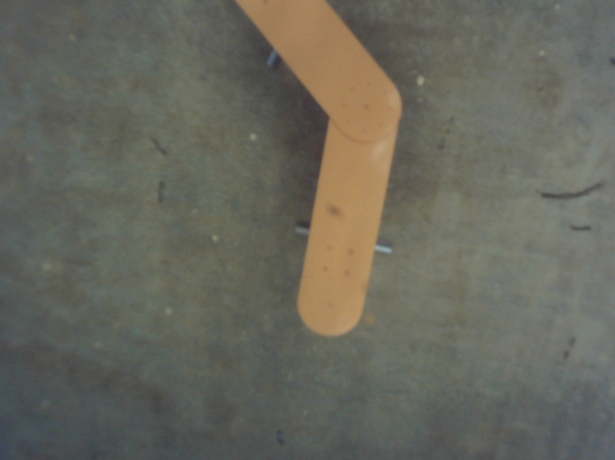
#> input picture path_following/scripts/data/path_bendy_almost_full.png, 1230 x 920 px (shown at 1/2 size)
$ python -i feature_detection.py   (imports and definitions only)
#> lines starting #> are read from the running program, lines starting #| are printed output that depends on the picture
#!/usr/bin/env python

import numpy as np
import math
from collections import defaultdict
import cv2
import copy
from timeit import default_timer as timer

import icp

"""@package feature_detection
Object detection module using various feature detection algorithms.

Methods in this module use various pre-processing, processing, and filtering algorithms
to be able to detect more abstractly shaped objects e.g. gates, poles, sticks, etc.,
that may be difficult to detect using neural network based object detection methods.

By BenG @ Vortex NTNU, 2022
"""


class ImageFeatureProcessing(object):
    """Methods for processing of (matrix-like) image data.
    The methods here serve a variety of purposes such as colour filtering, binary data processing, and contour extraction.
    Needs instantiation with a (matrix) shape of the image that going to be manipulated.

    Params:
        image_shape (array-like [3]): Shape of the relevant image - height, width, channels.

    Attributes:
        image_shape (array-like [3]): Same as in the parameters. Is passed down to sub-classes.

    Methods:
        hsv_processor:              Takes a raw image and applies Hue-Saturation-Value filtering
        noise_removal_processor:    Applies various noise removal and morphism algorithms.
        contour_filtering:          Filters contours according to contour hierarchy and area.
        contour_processing:         Finds contours in a pre-processed image and filters them.
    """
    # [380 lines left out: functions __init__, hsv_processor, noise_removal_processor, contour_filtering, contour_variance_filtering, biggest_contour_inds and 1 more, not called in this run]


class PointsProcessing(object):
    """Methods for processing, filtering, fitting, and otherwise manipulating of 2D point-type data.
    The main purpose of this class is to provide point-based detection and classification algorithms for a 2D environment.

    Params:
        len_of_integral_binary_resetter (uint8)             : {default=5} Number of steps in the binary integral reference point resetter.
        icp_ref_points                  (A[N][2, uint16])   : {default=[[449, 341], [845, 496], [690, 331]]} Initial reference points for the point fitting algorithm.

    Attributes:
        points_processing_image_shape   (array-like [3])                            : Shape of the image to be drawn with point visualization - height, width, channels.
        integral_diff_values_arr        (A[len_of_integral_binary_resetter, uint16]): List of delta distances between delta times used for the binary integral resetter.
        integral_diff_values_arr_len    (uint8)                                     : Member variable copy of the 'len_of_integral_binary_resetter' parameter.
        prev_closest_points             (A[len(icp_ref_points)][2, uint8])          : List of closest points from the previous timestep with length N according to how many reference points there are.
        prev_closest_points_dsts        (A[len(icp_ref_points)][float16])           : List of closest point distances from the previous timestep.
        ref_points_icp_fitting_base     (A[N][2, uint16])                           : Member variable copy of the 'icp_ref_points' parameter. This variable stays static for the duration of the runtime.
                                                                                      Is used as a fallback reference using the binary integral resetter.
        ref_points_icp_fitting          (A[N][2, uint16])                           : Dynamic reference points list. Used as argument in the ICP, recursively iterated using the I2RCP.

    Methods:
        icp_fitting                 : Applies iterative closest points (ICP) algorithm given a set of N reference points and a set of M points to be fitted, where N<=M.
        point_distances             : Finds distances from every point in array A to every point in array B.
        euclidian_closest_point     : (ECD) Brute-force algorithm to find the closest point and its euclidian distance for every point in array A in comparison to every point in array B.
        duplicate_point_filter      : (DPF) Finds if there are multiple points in set A that have the same point in set B as their closest points.
                                      The point 'a' with the smallest distance will be left with their actual closest point, whilst the other(s) will have their previous closest point(s).
        point_thresholding          : Binary Integral Derivative (BID) controller. Checks for point position deltas - if delta is too huge, point will take its previous step value.
                                      Gathers integral sum of position deltas over N previous steps - if the sum delta is too huge, resets the initial reference points.
        reference_points_iteration  : Iterates the reference points array with new values.
        fitted_point_filtering      : (FPF) Wrapper function for ECD, DPF, and BID. Delays the closest points and distances by one step.
        i2rcp                       : Intra-Iterative Recursive Closest Point (I2RCP) - an algorithm for optimal point fitting using ICP as the base, but also applying ECD, DPF, and BID serially.
                                      The algorithm: I2RCP := ICP -> ECD -> DPF -> BID -> ref. pts. iteration -> delay (z^-1) -> loop (ICP)
        points_processing_reset     : Resets the current reference points to the base (initial) reference points.
    """
    # [332 lines left out: functions __init__, icp_fitting, point_distances, euclidian_closest_point, duplicate_point_filter, point_thresholding and 4 more, not called in this run]


class ShapeProcessing(object):
    """Processing of 2D shapes and contours in the form of array-like objects.

    Methods:
        shape_fitting           : Fit least area rectangles onto contours.
        line_fitting            : Fit lines onto countours through their centers going alongside moment direction.
        corner_detection        : Fit corners onto a line fitted image with blank background.
        get_contour_from_rect   : Reshape a rectangle which is defined by 4 corners into a contour.
        does_ctr_contain_point  : Check if a point is contained within the boundaries of a contour.
        get_relevant_rects      : Return rectangles which have at least one point from the parameter array within their boundaries.
        get_all_points_in_rects : Return all of the point coordinates within boundaries of rectangles. Can return element-wise decimated coordinate array.
        rect_filtering          : Return pixel values of contained within the rectangles which encompass at least one of the points in the parameter point array.
    """
    def __init__(self, *args, **kwargs):
        self.shape_processing_image_shape = (720, 1280, 4)
        super(ShapeProcessing, self).__init__(*args, **kwargs)

    # [145 lines left out: functions shape_fitting, line_fitting, not called in this run]

    def corner_detection(self, line_fitted_img):
        """Fit corners onto a line fitted image with blank background.

        Params:
            line_fitted_img (cv::Mat): A 2D matrix with drawn lines in a distinct colour and zeroed background.

        Returns:
            blank_image_corners (cv::Mat)           : A 2D matrix with fitted corners and blank background.
            corner_point_arr    (A[N][2, uint32])   : An array of 2D points in the image that mark the coordinates of the corners.
        """
        line_fitted_img_cp = copy.deepcopy(line_fitted_img)
        # blur_line_fitted_img = cv2.GaussianBlur(line_fitted_img_cp, (5, 19), 5.2)

        blank_image = np.zeros(
            shape=[self.img_height, self.img_width, self.img_channels], dtype=np.uint8
        )
        blank_image_corners = np.zeros(
            shape=[self.img_height, self.img_width, self.img_channels], dtype=np.uint8
        )

        gray = cv2.cvtColor(line_fitted_img_cp, cv2.COLOR_BGR2GRAY)
        gray = np.float32(gray)
        dst = cv2.cornerHarris(gray, 13, 19, 0.04)

        # result is dilated for marking the corners, not important
        dst = cv2.dilate(dst, None)

        # Threshold for an optimal value, it may vary depending on the image.
        blank_image[dst > 0.00001 * dst.max()] = [0, 0, 255, 0]
        blank_image = cv2.cvtColor(blank_image, cv2.COLOR_BGR2GRAY)

        contours, hierarchy = cv2.findContours(
            blank_image, cv2.RETR_TREE, cv2.CHAIN_APPROX_SIMPLE
        )

        corner_point_arr = []
        for cnt in contours:
            cnt_moments = cv2.moments(cnt)

            centroid_center_x = int(cnt_moments["m10"] / cnt_moments["m00"])
            centroid_center_y = int(cnt_moments["m01"] / cnt_moments["m00"])

            cv2.circle(
                blank_image_corners,
                (centroid_center_x, centroid_center_y),
                2,
                (255, 0, 255),
                2,
            )

            corner_point_arr.append((centroid_center_x, centroid_center_y))

        return blank_image_corners, corner_point_arr

    # [168 lines left out: functions get_contour_from_rect, does_ctr_contain_point, get_relevant_rects, get_all_points_in_rects, rect_filtering, not called in this run]


class FeatureDetection(ImageFeatureProcessing, PointsProcessing, ShapeProcessing):
    """Algorithms for feature-processing-based object detection and classification."""

    # [177 lines left out: functions __init__, feature_detection, bounding_box_processor, classification, not called in this run]

>>> import cv2
>>> picture = cv2.imread('data/path_bendy_almost_full.png', cv2.IMREAD_GRAYSCALE)
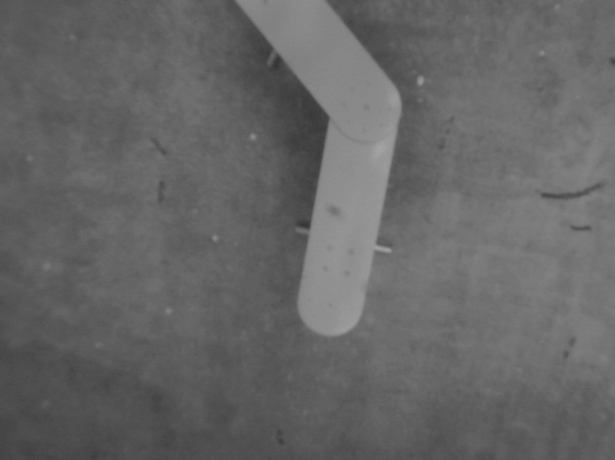
#> picture: shape (920, 1230) (shown at 1/2 size); min 52, max 165, mean 101.6
#> (the run stopped early here; a loop or call above may not have finished)

$ run again, on path_following/scripts/data/path_bendy_full.png
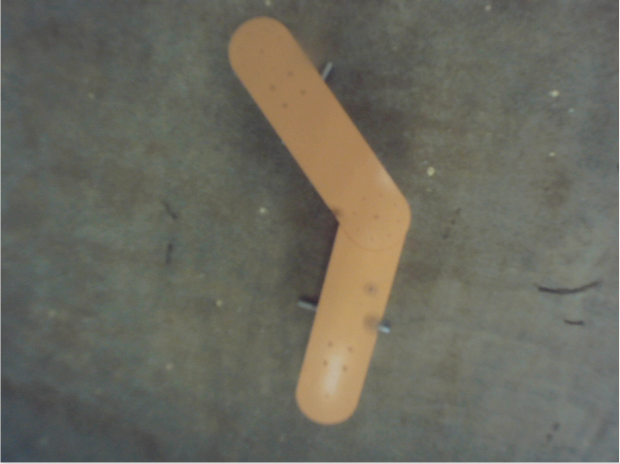
#> input picture path_following/scripts/data/path_bendy_full.png, 1239 x 927 px (shown at 1/2 size)
#> `picture = cv2.imread('data/path_bendy_almost_full.png', cv2.IMREAD_GRA..`:
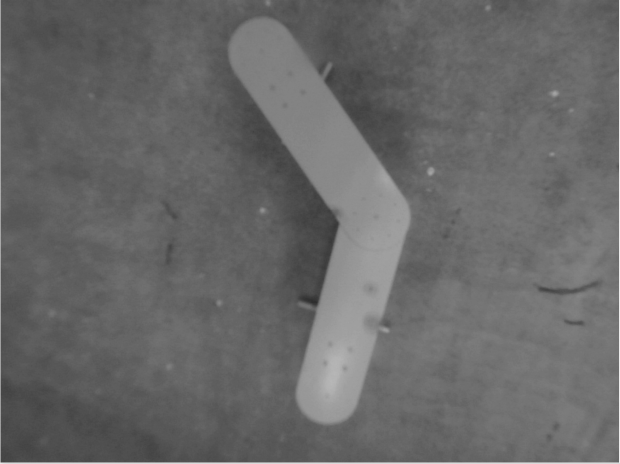
#> picture: shape (927, 1239) (shown at 1/2 size); min 45, max 235, mean 103.6

$ run again, on path_following/scripts/data/path_bendy_smol.png
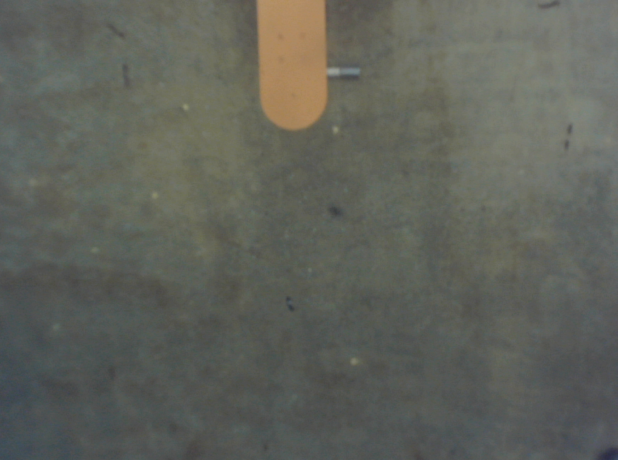
#> input picture path_following/scripts/data/path_bendy_smol.png, 1235 x 920 px (shown at 1/2 size)
#> `picture = cv2.imread('data/path_bendy_almost_full.png', cv2.IMREAD_GRA..`:
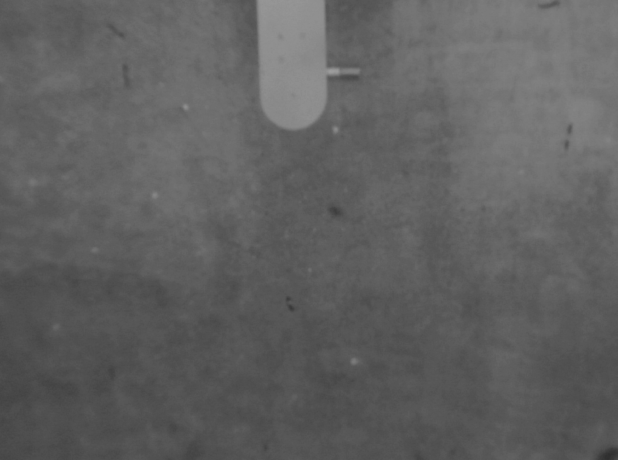
#> picture: shape (920, 1235) (shown at 1/2 size); min 46, max 158, mean 96.2
